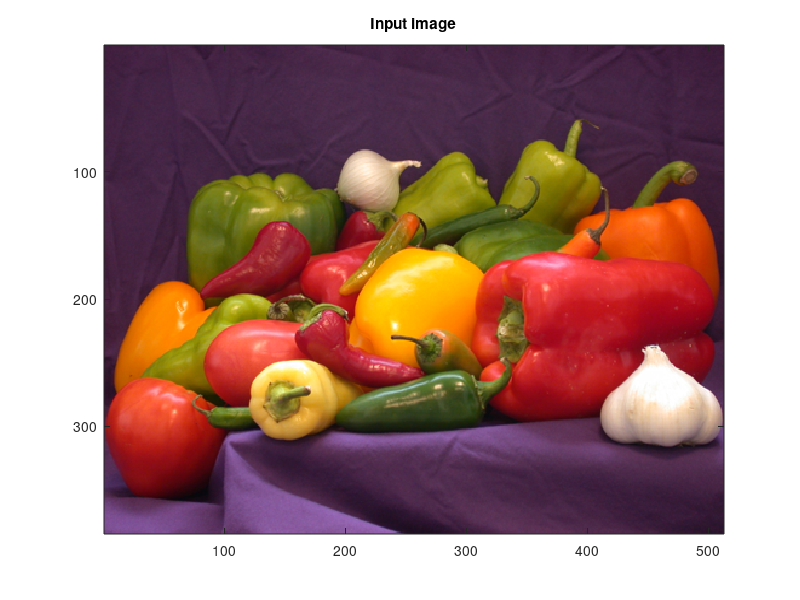
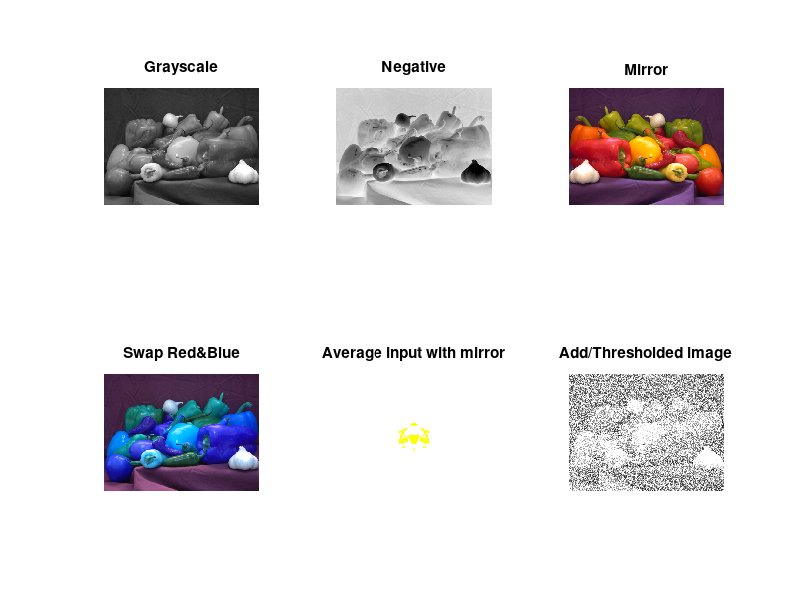

Write MATLAB code to recreate these figures, in order.
function short_programming = PS0_Q2()
load('PS0_B','I');
imagesc(I);
title('Input image');
hold off;

figure;
subplot(2, 3, 1);
Ia = rgb2gray(I);
imshow(Ia);
title('Grayscale');

subplot(2, 3, 2);
Ib = 255 - Ia;
imshow(Ib);
title('Negative');

subplot(2, 3, 3);
Ic = flipdim(I,2); 
imshow(Ic);
title('Mirror');

subplot(2, 3, 4);
Id(:,:,1)=I(:,:,3);
Id(:,:,2)=I(:,:,2);
Id(:,:,3)=I(:,:,1);
imshow(Id);
title('Swap Red&Blue');

subplot(2, 3, 5);
Ie=(double(I)+double(Ic))/2;
uint8(Ie);
imshow(Ie);
title('Average input with mirror');

subplot(2, 3, 6);
If = Ia + uint8(rand(size(Ia))*255);
%ind1 = find(If > 255);  
%If(ind1) = 255;
%ind2 = find(If < 0);  
%If(ind2) = 0;
%uint8(If); Unnecesarry steps to threshold as it won't go over 255 or under
%0 as I type casted the random values which I am adding to If
imshow(If);
title('Add/Thresholded image')
end
